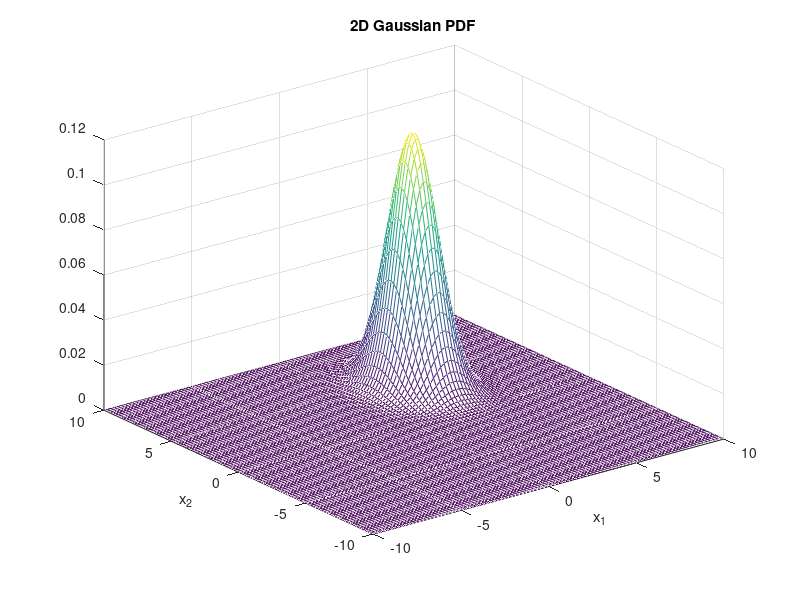

Here is the MATLAB script that generated this plot:
function multi_variate_gaussian()
    mu = [3, 4];
    sigma = [1, 0; 0, 2];
    
    generate_multi_variate_gaussian(mu, sigma);
end

function generate_multi_variate_gaussian(mu, sigma)
    x = linspace(-10, 10);
    y = linspace(-10, 10);
    [xx, yy] = meshgrid(x, y);
    z = mvnpdf([xx(:) yy(:)], mu, sigma);
    z = reshape(z, size(xx));
    mesh(xx, yy, z);
    title("2D Gaussian PDF");
    xlabel("x_1");
    ylabel("x_2");
end